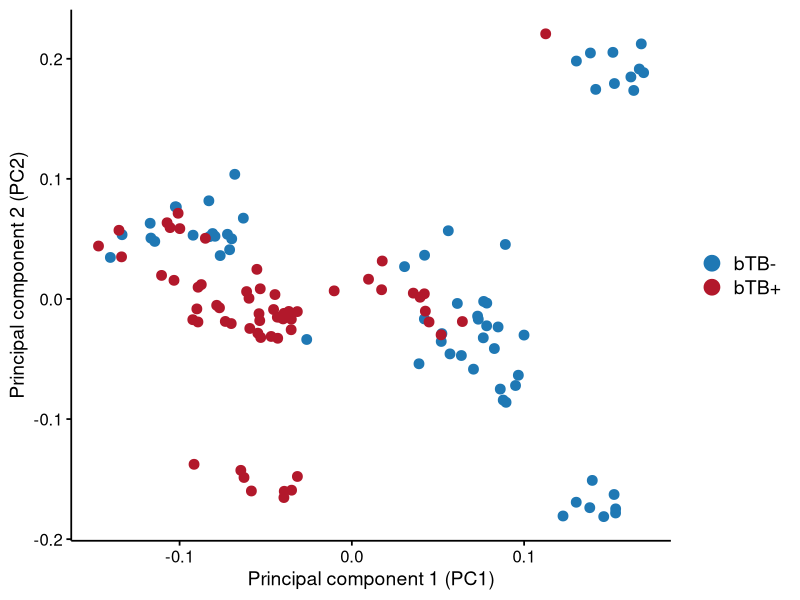
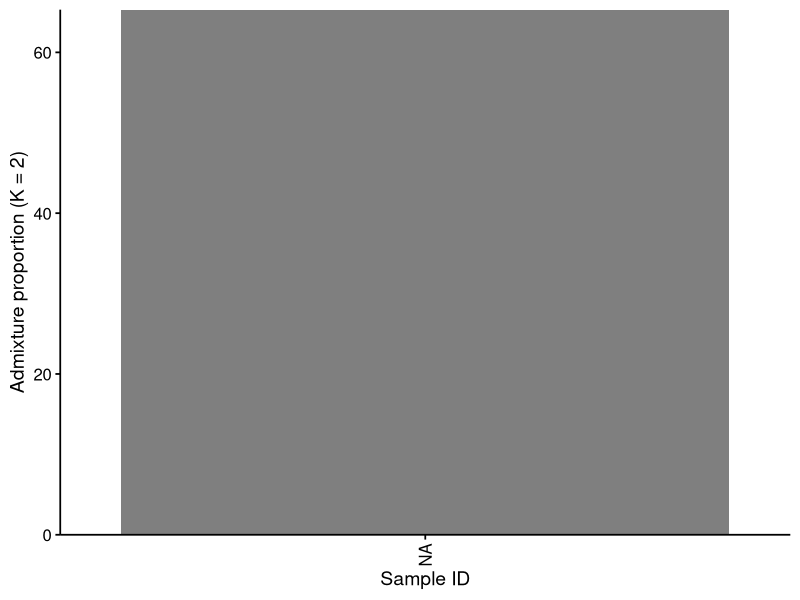

Reproduce these figures in R, in order. (Note: this script raises an error after producing the figures.)
##################################################################################
# EU-LI-PHE COST ACTION Summer School Workshop 2026
# Epidemiology, Genetics and Modelling for Infectious Disease Control
# Author: John F. O'Grady
##################################################################################

## Summary - This script will help us get an understanding of the genetic structure present in
# our bovine tuberculosis (bTB) disease dataset of M. bovis-infected (n = 60) and control non-infected cattle (n = 63) 
# that we will be investigating as part of this workshop. This is important as inter- and 
# intra-breed genomic variation exists, which can impact the host response to infectious disease challenge,
# can confound genome-wide association studies and as such, needs to be controlled for and appreciated.


## Note; In many transcriptomic-only experiments (i.e., those with only RNA-seq data available), population structure or genomic variation is not considered, usually because
# reseachers do not have access to genomic data or cannot make it publicly available upon publication. However, in the case of the former,
# genomic variation can be inferred from any type of high-throughput sequencing (HTS), if sufficient depth is present (i.e., for any short-read data, variants can be inferred that differ from the reference genome that the data was aligned to).
# Such approaches have underpinned many of the FarmGTEx initatives, where RNA-seq data has been used to infer genomic variation and population structure in livestock species for the purposes of eQTL mapping (more on that later).


# Luckly though, we have the genotype data available in our study that has already been analysed.


# Load in libraries
library(tidyverse)
library(data.table)
library(ggplot2)


# Read in the data
data <- read.table('../../data/RNA/metadata.txt', header = TRUE, sep = '\t')


# Inspect the data
str(data)

# Look at first 10-rows
head(data, 10)

# Make sure all samples were loaded in
dim(data)


# Some data manipulation
data$Condition <- factor(data$Condition, levels = c("Control", "Infected"), labels = c('bTB-', 'bTB+'))



#########
# Investigating population structure
#########


# PCA plot of genotype data
# PCA generated from 23,000 SNPs using PLINK v1.9 (https://www.cog-genomics.org/plink/1.9/) 
# and the --pca function, which uses the EIGENSTRAT algorithm to perform PCA on genotype data.
p1 <- ggplot(data, aes(x = Geno_PC1, y = Geno_PC2, color = Condition)) +
  geom_point(size = 3) +
  labs(x = "Principal component 1 (PC1)",
       y = "Principal component 2 (PC2)") +
  guides(color = guide_legend(override.aes = list(size = 5))) +
  theme_classic(base_size = 14, base_family = "Helvetica") +
  scale_color_manual(values = c("bTB-" = "#1f78b4", "bTB+" = "#b2182b")) +
  # Make it look better with the (theme() function)
  theme(
    axis.line = element_line(colour = "black", linewidth = 0.6),
    axis.ticks = element_line(colour = "black", linewidth = 0.6),
    axis.text = element_text(colour = "black", size = 12),
    axis.title = element_text(colour = "black", size = 14),
    legend.text = element_text(size = 14),
    legend.title = element_blank(),
    legend.position = "right"
  )

p1

# Structure plot of genotype data
# Admixture values generated using ADMIXTURE v1.3.0 (https://dalexander.github.io/admixture/) and the --cv flag to determine the optimal K-value (K = 2).

# Need to format the data into long format (currently in wide format)
# So we can plot the two components as a stacked bar plot

data_admixture <- data %>%
  pivot_longer(
    cols = starts_with("Admixture_Component"),
    names_to = "K",
    values_to = "Proportion"
  )


sample_order <- data_admixture %>%
  filter(K == "Admixture_Component_1") %>%
  arrange(Condition, desc(Proportion)) %>% 
  pull(Sample)

data_admixture <- data_admixture %>%
  mutate(Sample = factor(Sample, levels = sample_order))

  
p2 <- ggplot(data_admixture,
       aes(x = Sample,
           y = Proportion,
           fill = K)) +
  geom_col(width = 1) +
  labs(x = "Sample ID",
       y = "Admixture proportion (K = 2)") +
  scale_fill_manual(values = c(
    "Admixture_Component_1" = "#364C54",
    "Admixture_Component_2" = "#94475E"
  )) + theme_classic(base_size = 14, base_family = "Helvetica") +
  scale_y_continuous(expand = c(0, 0)) +
  # Make it look better with the (theme() function)
  theme(
    axis.line = element_line(colour = "black", linewidth = 0.6),
    axis.ticks = element_line(colour = "black", linewidth = 0.6),
    axis.text = element_text(colour = "black", size = 12),
    axis.text.x = element_text(colour = "black", size = 12, angle = 90, hjust = 1, vjust = 0.5),
    axis.title = element_text(colour = "black", size = 14),
    legend.text = element_text(size = 14),
    legend.title = element_blank(),
    legend.position = "top"
  ) + geom_vline(xintercept = 63.5, linetype = "dashed", color = "black", size = 0.6, linewidth = 2)

p2

# Do ADMIXTURE and PCA display report compatible information

# We will investigate the relationship between the admixture component 1 and PC1
# The easiest way to assess the relationship between variables x and y is via correlation.


# lets look at the distribution of the two variables
# Assessing the distribution of the data is the first task in any analysis.
# If the data is normally distributed (bell shaped) we can apply parametric tests (e.g., Pearson correlation), if not, we can apply non-parametric tests (e.g., Spearman correlation) or alternatively
# transform the data to a normal distribution e.g., via log transformation

# We will do this in base R as these plots don't need to be fancy
hist(data$Admixture_Component_1)
hist(data$Geno_PC1)

# Dont appear to be normally distributed but can foramally test with shapiro.wilk test
shapiro.test(data$Admixture_Component_1)
shapiro.test(data$Geno_PC1)

# A significant p-value (p < 0.05) indicates that the data is not normally distributed, which is the case for both variables here. 
# As such, we will use a non-parametric test (Spearman) to assess the correlation between the two variables.


admix_pc_cor <- cor.test(data$Admixture_Component_1, data$Geno_PC1, method = "spearman", exact = FALSE)
admix_pc_cor

# report exact p-value
admix_pc_cor$p.value

# This is a highly significant correlation, lets see how it looks visually
p3 <- ggplot(data, aes(x = Admixture_Component_1, y = Geno_PC1)) +
  geom_point(col = 'darkgrey', size = 3) +
  geom_smooth(method = "lm", se = FALSE, color = "black", linewidth = 0.6) +
  labs(x = "Admixture component 1",
       y = "Principal component 1 (PC1)") +
  theme_classic(base_size = 14, base_family = "Helvetica") +
  # Make it look better with the (theme() function)
  theme(
    axis.line = element_line(colour = "black", linewidth = 0.6),
    axis.ticks = element_line(colour = "black", linewidth = 0.6),
    axis.text = element_text(colour = "black", size = 12),
    axis.title = element_text(colour = "black", size = 14),
    legend.text = element_text(size = 14),
    legend.title = element_blank(),
    legend.position = "right"
  ) + annotate('text', x = 0.15, y = 0.1, label = paste0("Spearman correlation = ", round(admix_pc_cor$estimate, 3)), size = 3)
p3

# PCA and ADMIXTURE information are (relatively) mutually compatible, at least for this ancestry component (K = 2). This is important as it means that the two methods are capturing the same underlying genetic structure in our dataset, which is reassuring.
# However, what is this ancestry component? is it a breed, geographic location, familial, sire-based?
# We hypothesise that principal component of genomic variation (i.e., PC1) can be explained by Holstein breed percentage


hist(data$Holstein_percentage)
shapiro.test(data$Holstein_percentage)


pc_holstein_cor <- cor.test(data$Geno_PC1, data$Holstein_percentage, method = "spearman", exact = FALSE)
pc_holstein_cor
pc_holstein_cor$p.value

admix_holstein_cor <- cor.test(data$Admixture_Component_1, data$Holstein_percentage, method = "spearman", exact = FALSE)
admix_holstein_cor
admix_holstein_cor$p.value

# lets plot this
p4 <- ggplot(data, aes(y = Holstein_percentage, x = Admixture_Component_1)) +
  geom_point(col = 'darkgrey', size = 3) +
  labs(y = "Holstein breed percentage",
       x = "Admixture component 1")  +
  theme_classic(base_size = 14, base_family = "Helvetica") +
  scale_y_continuous(limits = c(0, 100), breaks = seq(0, 100, by = 20)) +
  scale_x_continuous(limits = c(0, 1), breaks = seq(0, 1, by = 0.2)) +
  # Make it look better with the (theme() function)
  theme(
    axis.line = element_line(colour = "black", linewidth = 0.6),
    axis.ticks = element_line(colour = "black", linewidth = 0.6),
    axis.text = element_text(colour = "black", size = 12),
    axis.title = element_text(colour = "black", size = 14),
    legend.text = element_text(size = 14),
    legend.title = element_blank(),
    legend.position = "right"
  ) + geom_smooth(method = "lm", se = TRUE, color = "steelblue", linewidth = 1) +
  geom_abline(slope = 100, intercept = 0, linetype = "dashed", color = "darkred", size = 0.6, linewidth = 2) +
  annotate('text', x = 0.15, y = 85, label = paste0("Spearman correlation = ", round(admix_holstein_cor$estimate, 3)), size = 3)
p4



# Lets make a publication ready figure of the population structure analyses
library(patchwork)

# Combine the plots into a single figure
combined_plot <- (p1 + p3 + p4) / p2 + plot_annotation(tag_levels = 'A')
combined_plot

# Need to change around the tags
# Because we want admixture plot to be panel B
p1 <- p1 + labs(tag = "A")
p2 <- p2 + labs(tag = "B")
p3 <- p3 + labs(tag = "C")
p4 <- p4 + labs(tag = "D")

combined_plot <- (p1 + p3 + p4) / p2
combined_plot


# save the plot
# Will make it extra wide for the admixture plot
ggsave("../../results/figures/population_structure.pdf", combined_plot, width = 20, height = 10, units = "in", dpi = 600)
